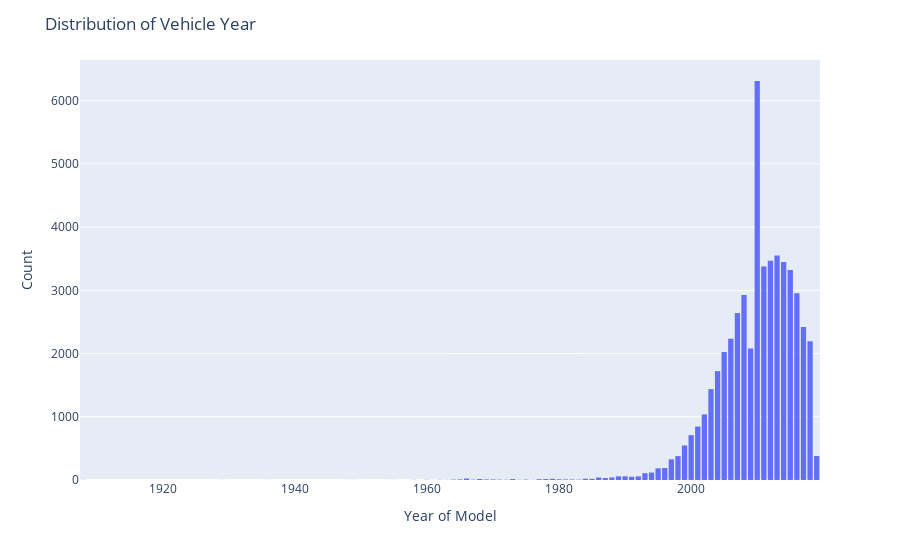

Notebook code cell kept with this figure:
### Code cell
# model_year distribution

model_year_hist_fig = px.histogram(vehicles_df, x="model_year",  nbins=200)
model_year_hist_fig.update_layout(title_text="Distribution of Vehicle Year", yaxis_title='Count', xaxis_title='Year of Model',  bargap=0.2)
model_year_hist_fig.show()

### Figure 1 — Plotly figure (JSON) as saved in the notebook; plotly's stock layout.template omitted (floating-point values rounded to 4 significant figures; data arrays with more than 128 entries replaced by an {"elided": "..."} marker saying what was removed)
{"data": [{"alignmentgroup": "True", "bingroup": "x", "hovertemplate": "model_year=%{x}<br>count=%{y}<extra></extra>", "legendgroup": "", "marker": {"color": "#636efa", "pattern": {"shape": ""}}, "name": "", "nbinsx": 200, "offsetgroup": "", "orientation": "v", "showlegend": false, "type": "histogram", "x": {"elided": "51525 int values"}, "xaxis": "x", "yaxis": "y"}], "layout": {"bargap": 0.2, "barmode": "relative", "legend": {"tracegroupgap": 0}, "margin": {"t": 60}, "title": {"text": "Distribution of Vehicle Year"}, "xaxis": {"anchor": "y", "domain": [0, 1], "title": {"text": "Year of Model"}}, "yaxis": {"anchor": "x", "domain": [0, 1], "title": {"text": "Count"}}}}
